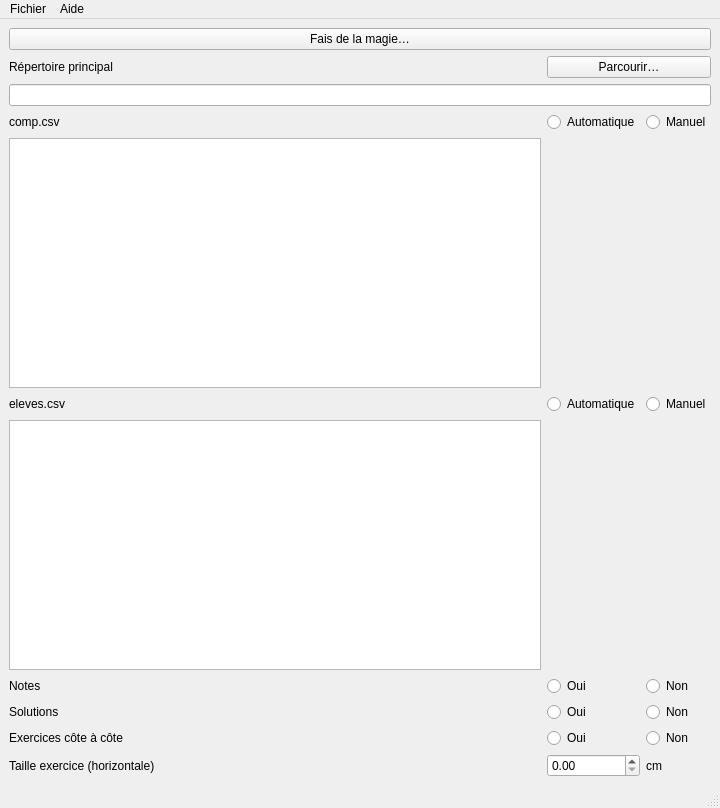
<?xml version="1.0" encoding="UTF-8"?>
<ui version="4.0">
 <class>MainWindow</class>
 <widget class="QMainWindow" name="MainWindow">
  <property name="geometry">
   <rect>
    <x>0</x>
    <y>0</y>
    <width>720</width>
    <height>808</height>
   </rect>
  </property>
  <property name="windowTitle">
   <string>MainWindow</string>
  </property>
  <widget class="QWidget" name="centralwidget">
   <layout class="QGridLayout" name="gridLayout">
    <item row="1" column="1">
     <layout class="QGridLayout" name="gridLayout_2">
      <item row="9" column="0">
       <widget class="QLabel" name="label_3">
        <property name="text">
         <string>Solutions</string>
        </property>
       </widget>
      </item>
      <item row="11" column="1">
       <widget class="QDoubleSpinBox" name="spin_size"/>
      </item>
      <item row="1" column="1" colspan="2">
       <widget class="QPushButton" name="button_directory">
        <property name="text">
         <string>Parcourir…</string>
        </property>
       </widget>
      </item>
      <item row="11" column="2">
       <widget class="QLabel" name="label_7">
        <property name="text">
         <string>cm</string>
        </property>
       </widget>
      </item>
      <item row="6" column="1">
       <widget class="QRadioButton" name="radio_eleves_auto">
        <property name="text">
         <string>Automatique</string>
        </property>
        <attribute name="buttonGroup">
         <string notr="true">eleves_group</string>
        </attribute>
       </widget>
      </item>
      <item row="10" column="0">
       <widget class="QLabel" name="label_5">
        <property name="text">
         <string>Exercices côte à côte</string>
        </property>
       </widget>
      </item>
      <item row="6" column="2">
       <widget class="QRadioButton" name="radio_eleves_man">
        <property name="text">
         <string>Manuel</string>
        </property>
        <attribute name="buttonGroup">
         <string notr="true">eleves_group</string>
        </attribute>
       </widget>
      </item>
      <item row="3" column="0">
       <widget class="QLabel" name="label">
        <property name="text">
         <string>comp.csv</string>
        </property>
       </widget>
      </item>
      <item row="6" column="0">
       <widget class="QLabel" name="label_2">
        <property name="text">
         <string>eleves.csv</string>
        </property>
       </widget>
      </item>
      <item row="0" column="0" colspan="3">
       <widget class="QPushButton" name="button_go">
        <property name="text">
         <string>Fais de la magie…</string>
        </property>
       </widget>
      </item>
      <item row="7" column="0">
       <widget class="QTextEdit" name="text_eleves"/>
      </item>
      <item row="10" column="2">
       <widget class="QRadioButton" name="radio_side_no">
        <property name="text">
         <string>Non</string>
        </property>
        <attribute name="buttonGroup">
         <string notr="true">side_group</string>
        </attribute>
       </widget>
      </item>
      <item row="4" column="0">
       <widget class="QTextEdit" name="text_comp"/>
      </item>
      <item row="11" column="0">
       <widget class="QLabel" name="label_6">
        <property name="text">
         <string>Taille exercice (horizontale)</string>
        </property>
       </widget>
      </item>
      <item row="3" column="1">
       <widget class="QRadioButton" name="radio_comp_auto">
        <property name="text">
         <string>Automatique</string>
        </property>
        <attribute name="buttonGroup">
         <string notr="true">comp_group</string>
        </attribute>
       </widget>
      </item>
      <item row="9" column="1">
       <widget class="QRadioButton" name="radio_solutions_yes">
        <property name="text">
         <string>Oui</string>
        </property>
        <attribute name="buttonGroup">
         <string notr="true">solutions_group</string>
        </attribute>
       </widget>
      </item>
      <item row="1" column="0">
       <widget class="QLabel" name="label_directory">
        <property name="text">
         <string>Répertoire principal</string>
        </property>
       </widget>
      </item>
      <item row="3" column="2">
       <widget class="QRadioButton" name="radio_comp_man">
        <property name="text">
         <string>Manuel</string>
        </property>
        <attribute name="buttonGroup">
         <string notr="true">comp_group</string>
        </attribute>
       </widget>
      </item>
      <item row="2" column="0" colspan="3">
       <widget class="QLineEdit" name="line_directory"/>
      </item>
      <item row="10" column="1">
       <widget class="QRadioButton" name="radio_side_yes">
        <property name="text">
         <string>Oui</string>
        </property>
        <attribute name="buttonGroup">
         <string notr="true">side_group</string>
        </attribute>
       </widget>
      </item>
      <item row="9" column="2">
       <widget class="QRadioButton" name="radio_solutions_no">
        <property name="text">
         <string>Non</string>
        </property>
        <attribute name="buttonGroup">
         <string notr="true">solutions_group</string>
        </attribute>
       </widget>
      </item>
      <item row="8" column="1">
       <widget class="QRadioButton" name="radio_note_yes">
        <property name="text">
         <string>Oui</string>
        </property>
        <attribute name="buttonGroup">
         <string notr="true">note_grop</string>
        </attribute>
       </widget>
      </item>
      <item row="8" column="2">
       <widget class="QRadioButton" name="radio_note_no">
        <property name="text">
         <string>Non</string>
        </property>
        <attribute name="buttonGroup">
         <string notr="true">note_grop</string>
        </attribute>
       </widget>
      </item>
      <item row="8" column="0">
       <widget class="QLabel" name="label_4">
        <property name="text">
         <string>Notes</string>
        </property>
       </widget>
      </item>
     </layout>
    </item>
   </layout>
  </widget>
  <widget class="QMenuBar" name="menubar">
   <property name="geometry">
    <rect>
     <x>0</x>
     <y>0</y>
     <width>720</width>
     <height>22</height>
    </rect>
   </property>
   <widget class="QMenu" name="menuFichier">
    <property name="title">
     <string>Fichier</string>
    </property>
    <addaction name="actionQuitter"/>
   </widget>
   <widget class="QMenu" name="menuAide">
    <property name="title">
     <string>Aide</string>
    </property>
    <addaction name="action_propos"/>
   </widget>
   <addaction name="menuFichier"/>
   <addaction name="menuAide"/>
  </widget>
  <widget class="QStatusBar" name="statusbar"/>
  <action name="actionQuitter">
   <property name="text">
    <string>Quitter</string>
   </property>
  </action>
  <action name="action_propos">
   <property name="text">
    <string>À propos</string>
   </property>
  </action>
 </widget>
 <resources/>
 <connections/>
 <buttongroups>
  <buttongroup name="solutions_group"/>
  <buttongroup name="side_group"/>
  <buttongroup name="eleves_group"/>
  <buttongroup name="note_grop"/>
  <buttongroup name="comp_group"/>
 </buttongroups>
</ui>
